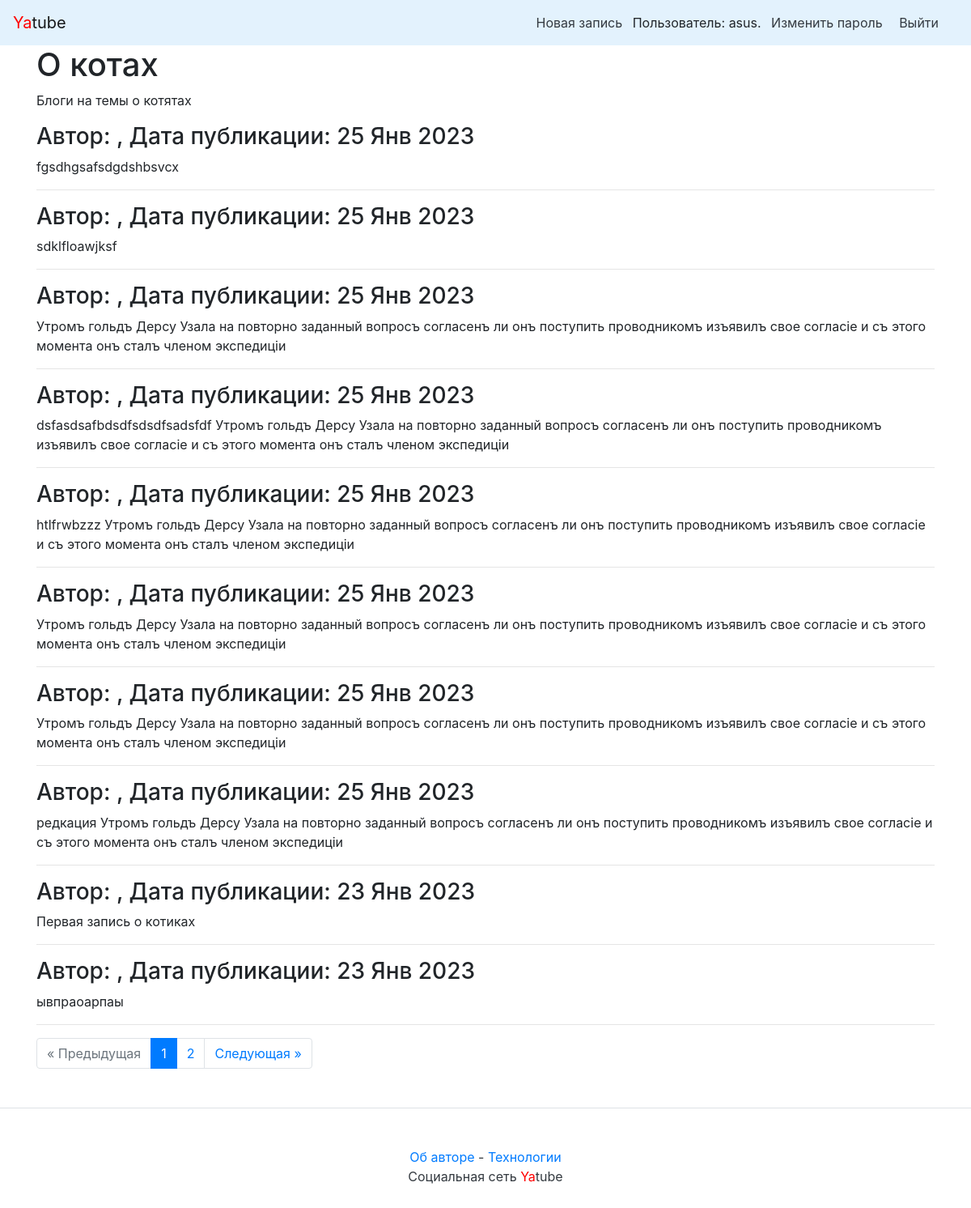
Screenshot of /group/cats/ (signed in) with the database file from the repository.
### posts/models.py (models this page shows, shortened)
class Group(models.Model):
    title = models.CharField(max_length=200, verbose_name='Название группы')
    slug = models.SlugField(unique=True, verbose_name='URL адрес/')
    description = models.TextField(verbose_name='Описание группы')
    def __str__(self):
        return self.title
    class Meta:
        verbose_name = 'Группа'
        verbose_name_plural = 'Группы'

class Post(models.Model):
    objects = None
    text = models.TextField(verbose_name='Текст')
    pub_date = models.DateTimeField("date published", auto_now_add=True)
    author = models.ForeignKey(
        User,
        on_delete=models.CASCADE,
        related_name="posts",
        verbose_name='Автор'
    )
    group = models.ForeignKey(
        'Group',
        on_delete=models.CASCADE,
        related_name="posts", blank=True,
        null=True,
        verbose_name='Группа'
    )
    class Meta:
        ordering = ['-pub_date']
        verbose_name = 'Пост'
        verbose_name_plural = 'Посты'

### posts/views.py (the view)
# urls.py: path('group/<slug:slug>/', views.group_posts, name="groups"),
def group_posts(request, slug):
    group = get_object_or_404(Group, slug=slug)
    post_list = group.posts.all()
    paginator = Paginator(post_list, 10)  # показывать по 10 записей на странице.
    page_number = request.GET.get('page')  # переменная в URL с номером запрошенной страницы
    page = paginator.get_page(page_number)  # получить записи с нужным смещением
    return render(
        request,
        "group.html",
        {'page': page, 'paginator': paginator, "group": group}
    )

### posts/context_processors.py (called while the page is built)
def year(request):
    years = datetime.now().year
    return {'year': years}

### templates/group.html (shortened to what this page needs)
{% extends "base.html" %}
{% block content %}
    <h1>{{ group }}</h1>
    <p>{{ group.description }}</p>
    {% for post in page %}
    <h3>
        Автор: {{ post.author.get_full_name }}, Дата публикации: {{ post.pub_date|date:"d M Y" }}
    </h3>
    <p>{{ post.text|linebreaksbr }}</p>
    <hr>
    {% endfor %}
    {% if page.has_other_pages %}
        {% include "paginator.html" with items=page paginator=paginator %}
    {% endif %}
{% endblock %}

### templates/nav.html
<nav class="navbar navbar-light" style="background-color: #e3f2fd;">
    <a class="navbar-brand" href="/static"><span style="color:red">Ya</span>tube</a>
    <nav class="my-2 my-md-0 mr-md-3">
        {% if user.is_authenticated %}
            <a class="p-2 text-dark" href="{% url 'new_post' %}">Новая запись</a>
            Пользователь: {{ user.username }}.
            <a class="p-2 text-dark" href="{% url 'password_change' %}">Изменить пароль</a>
            <a class="p-2 text-dark" href="{% url 'logout' %}">Выйти</a>
            {% else %}
            <a class="p-2 text-dark" href="{% url 'login' %}">Войти</a> |
            <a class="p-2 text-dark" href="{% url 'signup' %}">Регистрация</a>
        {% endif %}
    </nav>
</nav>

### rows the page displays
Group: title "О котах", description "Блоги на темы о котятах"
Post: pub_date "25 Янв 2023", text "fgsdhgsafsdgdshbsvcx"
Post: pub_date "25 Янв 2023", text "sdklfloawjksf"
Post: pub_date "25 Янв 2023", text "Утромъ гольдъ Дерсу Узала на повторно заданный вопросъ согласенъ ли онъ поступить проводникомъ изъявилъ свое согласіе и съ этого момента онъ сталъ членом экспедиціи"
Post: pub_date "25 Янв 2023", text "dsfasdsafbdsdfsdsdfsadsfdf Утромъ гольдъ Дерсу Узала на повторно заданный вопросъ согласенъ ли онъ поступить проводникомъ изъявилъ свое согласіе и съ этого момента онъ сталъ членом экспедиціи"
Post: pub_date "25 Янв 2023", text "htlfrwbzzz Утромъ гольдъ Дерсу Узала на повторно заданный вопросъ согласенъ ли онъ поступить проводникомъ изъявилъ свое согласіе и съ этого момента онъ сталъ членом экспедиціи"
Post: pub_date "25 Янв 2023", text "Утромъ гольдъ Дерсу Узала на повторно заданный вопросъ согласенъ ли онъ поступить проводникомъ изъявилъ свое согласіе и съ этого момента онъ сталъ членом экспедиціи"
Post: pub_date "25 Янв 2023", text "Утромъ гольдъ Дерсу Узала на повторно заданный вопросъ согласенъ ли онъ поступить проводникомъ изъявилъ свое согласіе и съ этого момента онъ сталъ членом экспедиціи"
Post: pub_date "25 Янв 2023", text "редкация Утромъ гольдъ Дерсу Узала на повторно заданный вопросъ согласенъ ли онъ поступить проводникомъ изъявилъ свое согласіе и съ этого момента онъ сталъ членом экспедиціи"
Post: pub_date "23 Янв 2023", text "Первая запись о котиках"
Post: pub_date "23 Янв 2023", text "ывпраоарпаы"

### other values shown
{{ user.username }} "asus"
{{ i }} "1"
{{ i }} "2"
